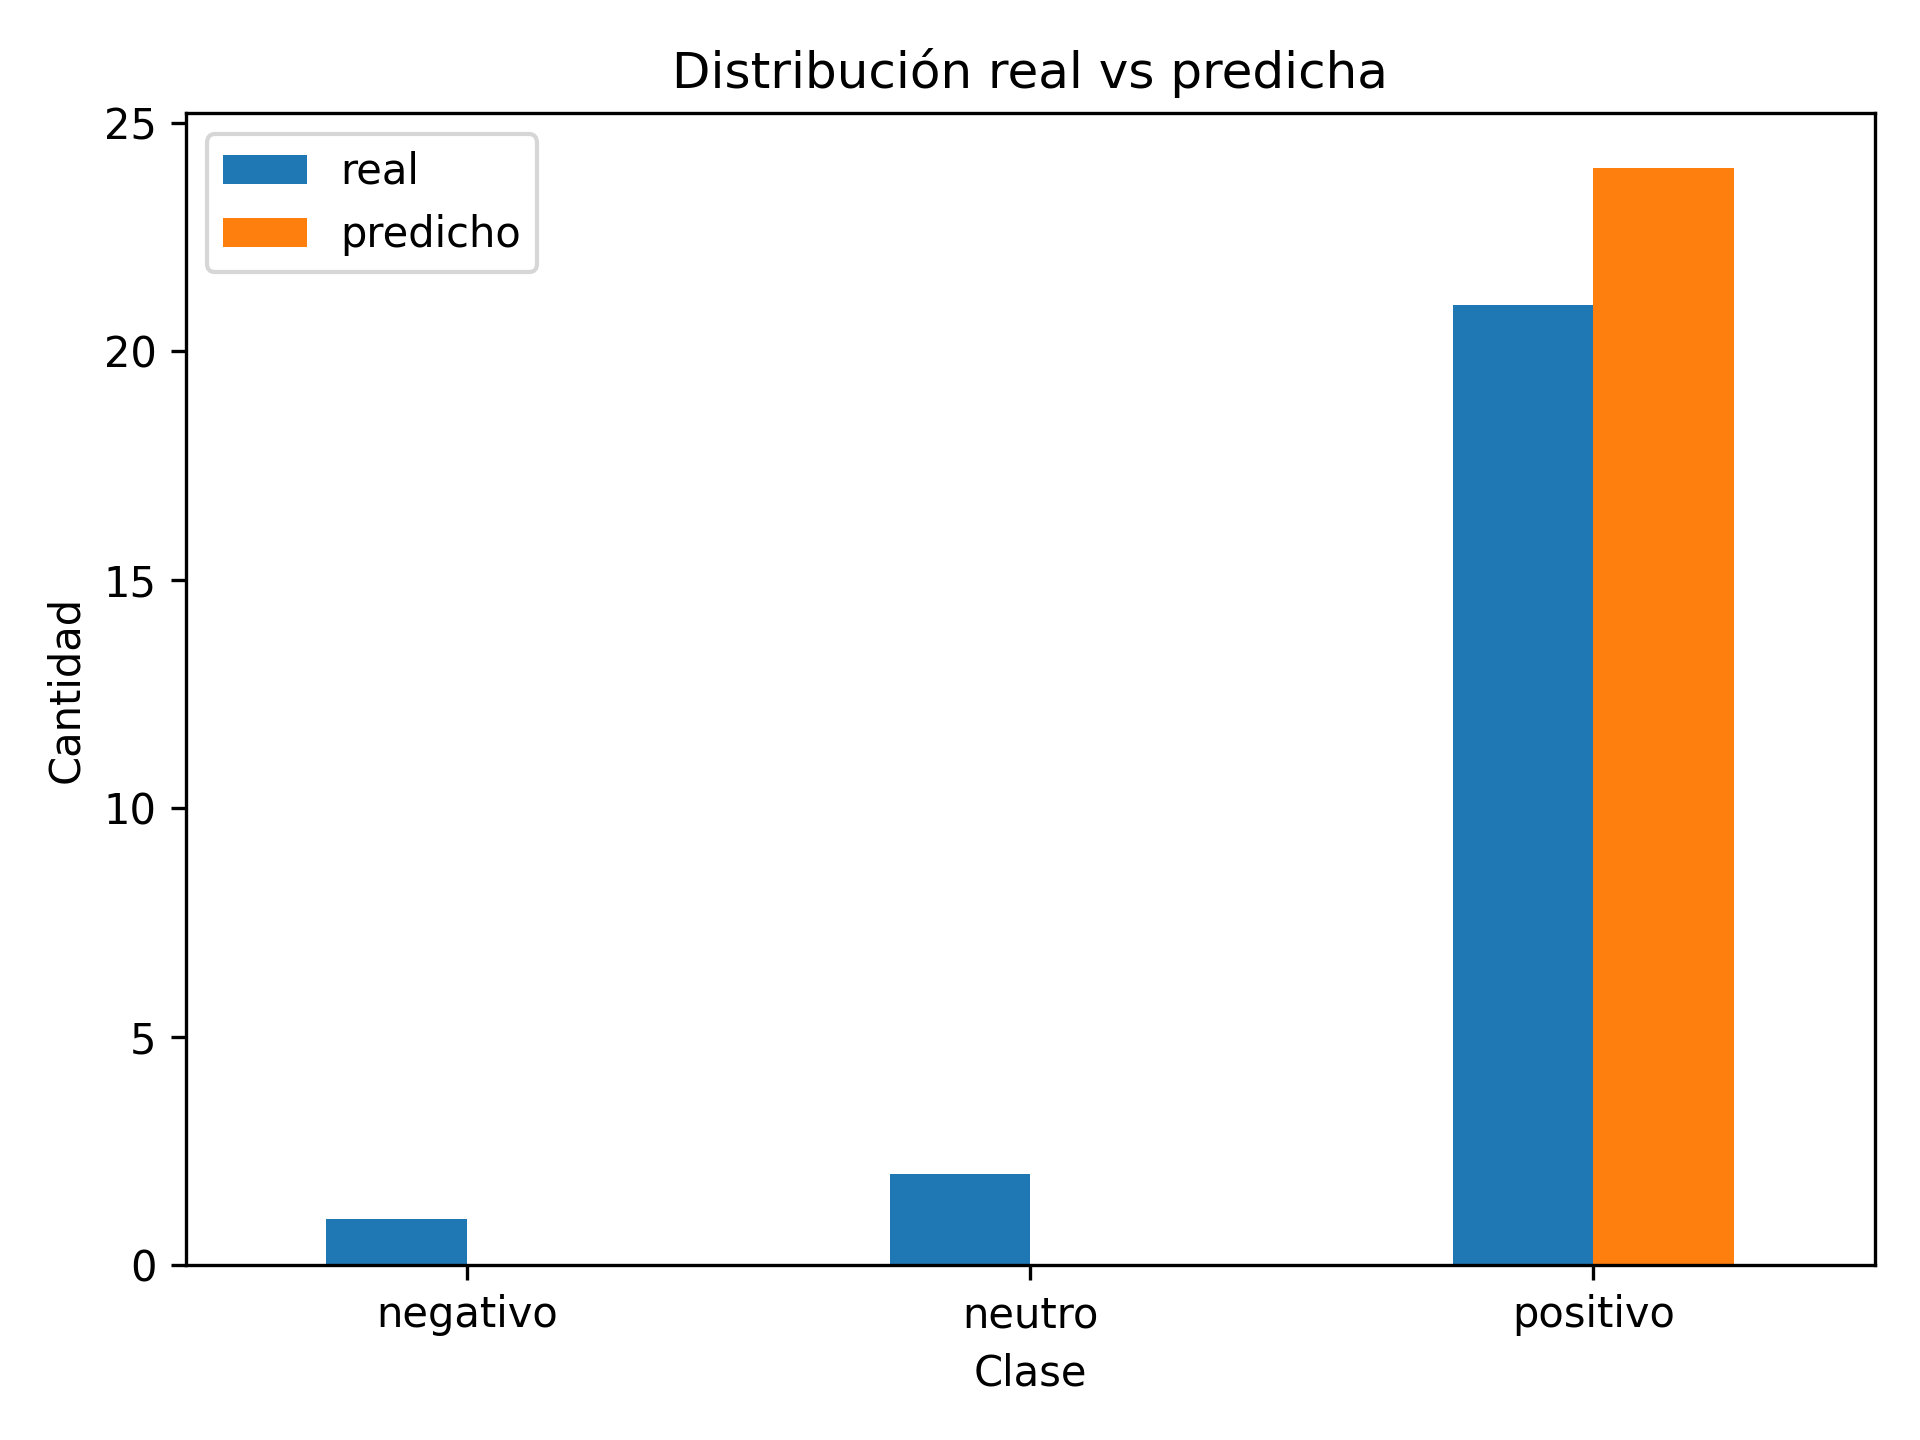

This chart was generated by the following Python code:
from pathlib import Path

import joblib
import pandas as pd
import matplotlib.pyplot as plt

BASE_DIR = Path(__file__).resolve().parent.parent

DATA_DIR = BASE_DIR / "data"
MODELS_DIR = BASE_DIR / "models"

GRAFICOS_DIR = BASE_DIR / "graficos"
GRAFICOS_DIR.mkdir(parents=True, exist_ok=True)

# Carga
modelo = joblib.load(MODELS_DIR / "modelo_sentimiento.pkl")
vectorizer = joblib.load(MODELS_DIR / "vectorizer.pkl")

df_test = pd.read_csv(DATA_DIR / "dataset_test.csv")

# Predicción
X_test = vectorizer.transform(df_test["texto"])

y_real = df_test["sentimiento"]
y_pred = modelo.predict(X_test)

# Conteos
etiquetas = ["negativo", "neutro", "positivo"]

real = y_real.value_counts().reindex(etiquetas, fill_value=0)
pred = pd.Series(y_pred).value_counts().reindex(etiquetas, fill_value=0)

# Gráfico
df_plot = pd.DataFrame({
    "real": real,
    "predicho": pred
})

ax = df_plot.plot(kind="bar")

plt.title("Distribución real vs predicha")
plt.xlabel("Clase")
plt.ylabel("Cantidad")
plt.xticks(rotation=0)

plt.tight_layout()

plt.savefig(
    GRAFICOS_DIR / "distribucion_predicciones.png",
    dpi=300
)

plt.close()

print("Gráfico exportado")
